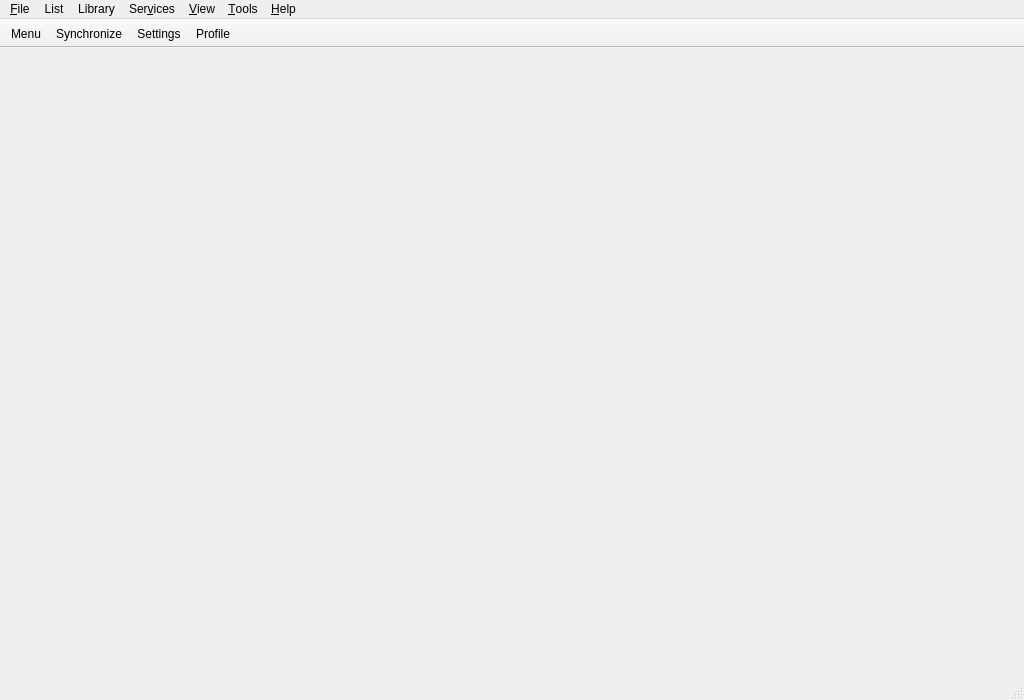
<?xml version="1.0" encoding="UTF-8"?>
<ui version="4.0">
 <class>MainWindow</class>
 <widget class="QMainWindow" name="MainWindow">
  <property name="geometry">
   <rect>
    <x>0</x>
    <y>0</y>
    <width>1024</width>
    <height>700</height>
   </rect>
  </property>
  <property name="minimumSize">
   <size>
    <width>320</width>
    <height>240</height>
   </size>
  </property>
  <property name="windowTitle">
   <string>Akyuu</string>
  </property>
  <widget class="QWidget" name="centralWidget">
   <layout class="QVBoxLayout" name="verticalLayout">
    <property name="spacing">
     <number>0</number>
    </property>
    <property name="leftMargin">
     <number>0</number>
    </property>
    <property name="topMargin">
     <number>0</number>
    </property>
    <property name="rightMargin">
     <number>0</number>
    </property>
    <property name="bottomMargin">
     <number>0</number>
    </property>
    <item>
     <widget class="QSplitter" name="splitter">
      <property name="orientation">
       <enum>Qt::Orientation::Horizontal</enum>
      </property>
      <property name="handleWidth">
       <number>1</number>
      </property>
      <property name="childrenCollapsible">
       <bool>false</bool>
      </property>
      <widget class="QStackedWidget" name="stackedWidget">
       <property name="currentIndex">
        <number>2</number>
       </property>
       <widget class="QWidget" name="homePage"/>
       <widget class="QWidget" name="searchPage"/>
       <widget class="QWidget" name="listPage"/>
       <widget class="QWidget" name="historyPage"/>
       <widget class="QWidget" name="libraryPage"/>
       <widget class="QWidget" name="seasonsPage"/>
       <widget class="QWidget" name="torrentsPage"/>
       <widget class="QWidget" name="profilePage"/>
      </widget>
     </widget>
    </item>
   </layout>
  </widget>
  <widget class="QMenuBar" name="menubar">
   <property name="geometry">
    <rect>
     <x>0</x>
     <y>0</y>
     <width>1024</width>
     <height>33</height>
    </rect>
   </property>
   <widget class="QMenu" name="menuFile">
    <property name="title">
     <string>&amp;File</string>
    </property>
    <addaction name="actionExit"/>
   </widget>
   <widget class="QMenu" name="menuList">
    <property name="title">
     <string>List</string>
    </property>
    <widget class="QMenu" name="menuExport">
     <property name="title">
      <string>Export</string>
     </property>
     <addaction name="actionExportListAsMarkdown"/>
     <addaction name="actionExportListAsMyAnimeListXML"/>
    </widget>
    <addaction name="actionSynchronize"/>
    <addaction name="separator"/>
    <addaction name="menuExport"/>
   </widget>
   <widget class="QMenu" name="menuServices">
    <property name="title">
     <string>Ser&amp;vices</string>
    </property>
   </widget>
   <widget class="QMenu" name="menuView">
    <property name="title">
     <string>&amp;View</string>
    </property>
   </widget>
   <widget class="QMenu" name="menuTools">
    <property name="title">
     <string>&amp;Tools</string>
    </property>
    <widget class="QMenu" name="menuExternalLinks">
     <property name="title">
      <string>External links</string>
     </property>
    </widget>
    <addaction name="menuExternalLinks"/>
    <addaction name="separator"/>
    <addaction name="actionToggleDetection"/>
    <addaction name="actionToggleSharing"/>
    <addaction name="actionToggleSynchronization"/>
    <addaction name="separator"/>
    <addaction name="actionProfile"/>
    <addaction name="separator"/>
    <addaction name="actionSettings"/>
   </widget>
   <widget class="QMenu" name="menuHelp">
    <property name="title">
     <string>&amp;Help</string>
    </property>
    <addaction name="actionSupport"/>
    <addaction name="separator"/>
    <addaction name="actionCheckForUpdates"/>
    <addaction name="actionDonate"/>
    <addaction name="separator"/>
    <addaction name="actionAbout"/>
   </widget>
   <widget class="QMenu" name="menuLibrary">
    <property name="title">
     <string>Library</string>
    </property>
    <widget class="QMenu" name="menuLibraryFolders">
     <property name="title">
      <string>Folders</string>
     </property>
     <addaction name="actionAddNewFolder"/>
     <addaction name="actionLibraryFolders"/>
    </widget>
    <addaction name="menuLibraryFolders"/>
    <addaction name="actionScanAvailableEpisodes"/>
    <addaction name="separator"/>
    <addaction name="actionPlayNextEpisode"/>
    <addaction name="actionPlayRandomAnime"/>
   </widget>
   <addaction name="menuFile"/>
   <addaction name="menuList"/>
   <addaction name="menuLibrary"/>
   <addaction name="menuServices"/>
   <addaction name="menuView"/>
   <addaction name="menuTools"/>
   <addaction name="menuHelp"/>
  </widget>
  <widget class="QStatusBar" name="statusbar"/>
  <widget class="QToolBar" name="toolbar">
   <property name="windowTitle">
    <string>toolBar</string>
   </property>
   <property name="movable">
    <bool>false</bool>
   </property>
   <property name="allowedAreas">
    <set>Qt::ToolBarArea::TopToolBarArea</set>
   </property>
   <property name="floatable">
    <bool>false</bool>
   </property>
   <attribute name="toolBarArea">
    <enum>TopToolBarArea</enum>
   </attribute>
   <attribute name="toolBarBreak">
    <bool>false</bool>
   </attribute>
   <addaction name="actionMenu"/>
   <addaction name="actionSynchronize"/>
   <addaction name="actionSettings"/>
   <addaction name="actionProfile"/>
  </widget>
  <action name="actionAddNewFolder">
   <property name="text">
    <string>Add new folder...</string>
   </property>
  </action>
  <action name="actionScanAvailableEpisodes">
   <property name="text">
    <string>Scan available episodes</string>
   </property>
   <property name="shortcut">
    <string>F5</string>
   </property>
  </action>
  <action name="actionPlayNextEpisode">
   <property name="text">
    <string>Play next episode</string>
   </property>
   <property name="shortcut">
    <string>Ctrl+N</string>
   </property>
  </action>
  <action name="actionPlayRandomAnime">
   <property name="text">
    <string>Play random anime</string>
   </property>
   <property name="shortcut">
    <string>Ctrl+R</string>
   </property>
  </action>
  <action name="actionExit">
   <property name="text">
    <string>E&amp;xit</string>
   </property>
   <property name="menuRole">
    <enum>QAction::MenuRole::QuitRole</enum>
   </property>
  </action>
  <action name="actionSynchronize">
   <property name="text">
    <string>Synchronize</string>
   </property>
   <property name="toolTip">
    <string>Synchronize</string>
   </property>
   <property name="shortcut">
    <string>Ctrl+S</string>
   </property>
  </action>
  <action name="actionAbout">
   <property name="text">
    <string>About Akyuu</string>
   </property>
   <property name="menuRole">
    <enum>QAction::MenuRole::AboutRole</enum>
   </property>
  </action>
  <action name="actionDonate">
   <property name="enabled">
    <bool>false</bool>
   </property>
   <property name="text">
    <string>Donate</string>
   </property>
   <property name="statusTip">
    <string>:3</string>
   </property>
  </action>
  <action name="actionSupport">
   <property name="enabled">
    <bool>false</bool>
   </property>
   <property name="text">
    <string>Support</string>
   </property>
   <property name="shortcut">
    <string>F1</string>
   </property>
  </action>
  <action name="actionCheckForUpdates">
   <property name="enabled">
    <bool>false</bool>
   </property>
   <property name="text">
    <string>Check for updates</string>
   </property>
  </action>
  <action name="actionSettings">
   <property name="text">
    <string>Settings</string>
   </property>
   <property name="menuRole">
    <enum>QAction::MenuRole::PreferencesRole</enum>
   </property>
   <property name="shortcut">
    <string>Ctrl+,</string>
   </property>
  </action>
  <action name="actionLibraryFolders">
   <property name="text">
    <string>Manage folders...</string>
   </property>
   <property name="menuRole">
    <enum>QAction::MenuRole::NoRole</enum>
   </property>
  </action>
  <action name="actionToggleStatusbar">
   <property name="checkable">
    <bool>true</bool>
   </property>
   <property name="checked">
    <bool>true</bool>
   </property>
   <property name="text">
    <string>Show statusbar</string>
   </property>
   <property name="menuRole">
    <enum>QAction::MenuRole::NoRole</enum>
   </property>
  </action>
  <action name="actionToggleNowPlaying">
   <property name="checkable">
    <bool>true</bool>
   </property>
   <property name="text">
    <string>Show Now Playing</string>
   </property>
   <property name="menuRole">
    <enum>QAction::MenuRole::NoRole</enum>
   </property>
  </action>
  <action name="actionToggleDetection">
   <property name="checkable">
    <bool>true</bool>
   </property>
   <property name="checked">
    <bool>true</bool>
   </property>
   <property name="text">
    <string>Enable detection</string>
   </property>
   <property name="toolTip">
    <string>Enable detection</string>
   </property>
  </action>
  <action name="actionToggleSharing">
   <property name="checkable">
    <bool>true</bool>
   </property>
   <property name="checked">
    <bool>true</bool>
   </property>
   <property name="text">
    <string>Enable sharing</string>
   </property>
  </action>
  <action name="actionToggleSynchronization">
   <property name="checkable">
    <bool>true</bool>
   </property>
   <property name="checked">
    <bool>true</bool>
   </property>
   <property name="text">
    <string>Enable synchronization</string>
   </property>
  </action>
  <action name="actionExportListAsMyAnimeListXML">
   <property name="text">
    <string>Export anime list as MyAnimeList XML...</string>
   </property>
  </action>
  <action name="actionExportListAsMarkdown">
   <property name="text">
    <string>Export anime list as Markdown...</string>
   </property>
  </action>
  <action name="actionTest">
   <property name="text">
    <string>Test</string>
   </property>
  </action>
  <action name="actionMenu">
   <property name="text">
    <string>Menu</string>
   </property>
   <property name="toolTip">
    <string>Menu</string>
   </property>
   <property name="menuRole">
    <enum>QAction::MenuRole::TextHeuristicRole</enum>
   </property>
  </action>
  <action name="actionProfile">
   <property name="text">
    <string>Profile</string>
   </property>
   <property name="toolTip">
    <string>Profile</string>
   </property>
   <property name="menuRole">
    <enum>QAction::MenuRole::TextHeuristicRole</enum>
   </property>
  </action>
  <action name="actionBack">
   <property name="text">
    <string>Back</string>
   </property>
   <property name="shortcut">
    <string>Alt+Left</string>
   </property>
   <property name="menuRole">
    <enum>QAction::MenuRole::NoRole</enum>
   </property>
  </action>
  <action name="actionForward">
   <property name="text">
    <string>Forward</string>
   </property>
   <property name="shortcut">
    <string>Alt+Right</string>
   </property>
   <property name="menuRole">
    <enum>QAction::MenuRole::NoRole</enum>
   </property>
  </action>
  <action name="actionDisplayWindow">
   <property name="text">
    <string>&amp;Open Akyuu</string>
   </property>
   <property name="menuRole">
    <enum>QAction::MenuRole::NoRole</enum>
   </property>
  </action>
 </widget>
 <resources/>
 <connections/>
</ui>
